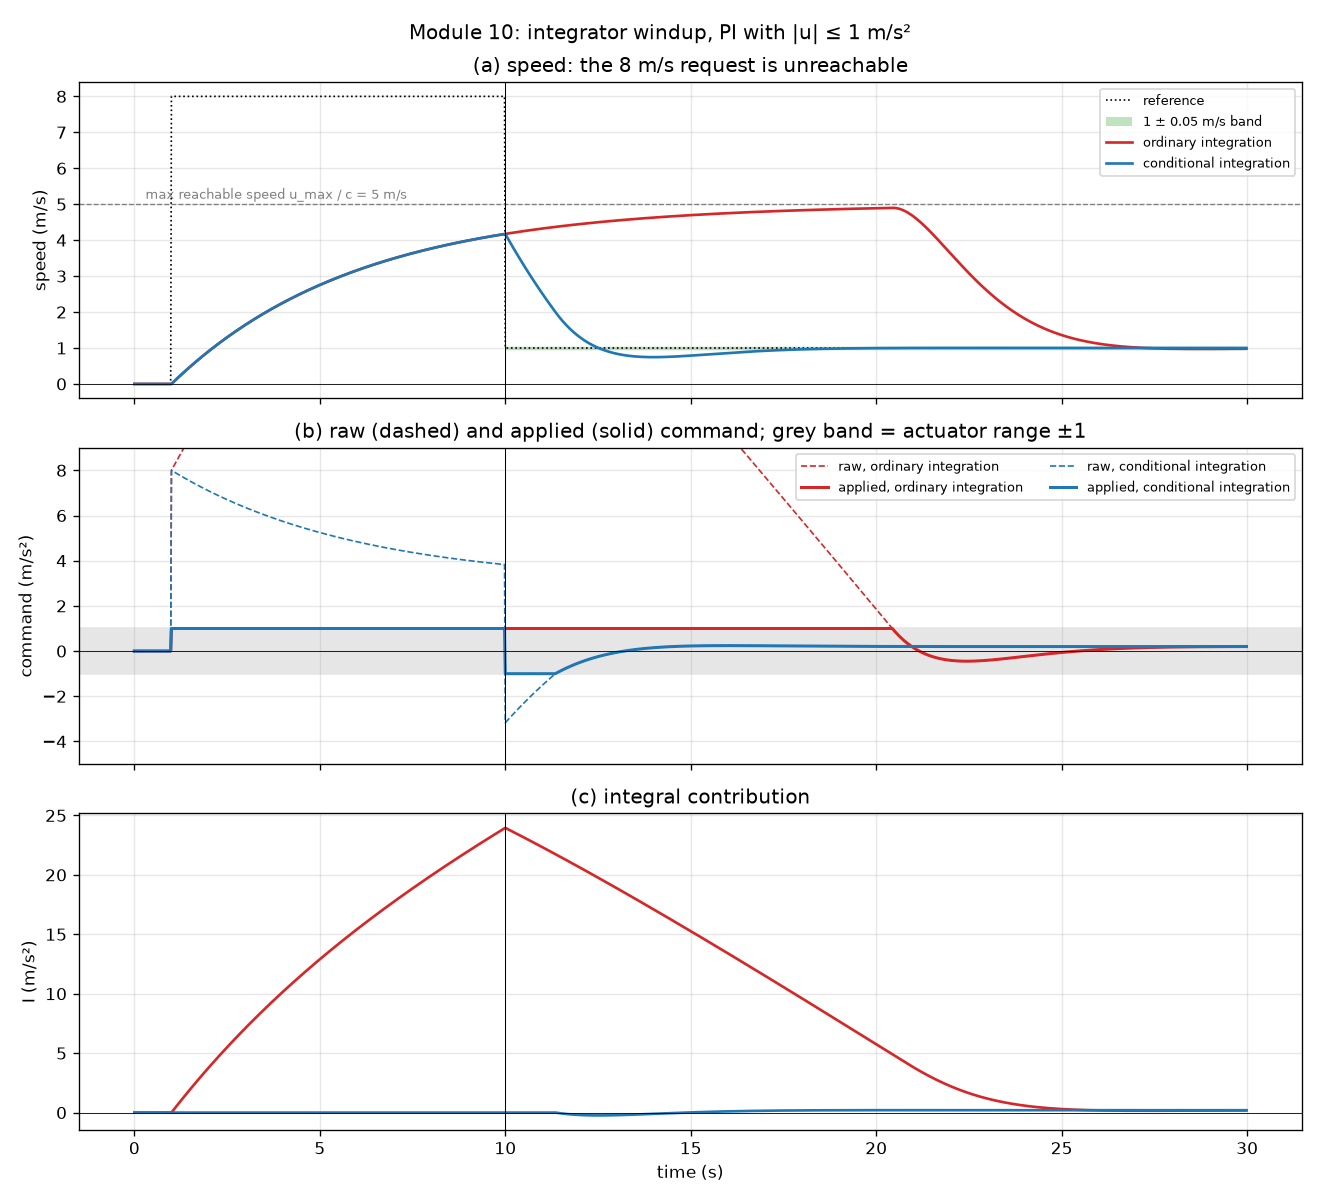

The Python source for this figure:
"""
Module 10, Part 3: integrator windup and conditional-integration anti-windup.

PI (Kp = 1, Ki = 0.5), no disturbance, |u| <= 1 m/s^2, reference
    r = 0 (t < 1), 8 m/s (1 <= t < 10), 1 m/s (t >= 10).
With u at its +1 limit the plant can only reach u_max / c = 5 m/s, so the 8 m/s request is
unreachable: the error stays >= 3 m/s, and ordinary integration keeps adding Ki h e every step.

Why that hurts at 10 s: the stored I is a command the controller "owes". When r drops to 1 m/s the
error becomes negative (about -4 m/s), so Kp e = -4, but I has grown to well over +4, so u_raw
stays POSITIVE and the vehicle keeps accelerating at full throttle for a while, even though it is
already 4 m/s too fast. Only after I has been integrated back down (slowly, at Ki e per second)
does the command reverse and braking start. The longer and harder the saturation, the longer the
delay: that is windup.

Conditional integration stops adding to I while u_raw is beyond u_max and e > 0, since that extra
integral has no effect on the applied command (it is clipped) and only builds up debt. I stays
near the value that was in use when the limit was hit, so when r drops, Kp e immediately pulls
u_raw negative and braking starts at once.
"""

from pathlib import Path

import matplotlib.pyplot as plt
import numpy as np

from pid_core import C_DRAG, GAINS, simulate, ticks, window

OUT_DIR = Path(__file__).resolve().parent
T_END = 30.0
U_LIM = 1.0
BAND = 0.05
RUNS = {"ordinary integration": False, "conditional integration": True}
COLORS = {"ordinary integration": "tab:red", "conditional integration": "tab:blue"}


def reference():
    k = np.arange(ticks(T_END))
    r = np.where(k >= ticks(10.0), 1.0, np.where(k >= ticks(1.0), 8.0, 0.0))
    return r, np.zeros_like(r)


def run_all():
    r, d = reference()
    return {name: simulate(GAINS["PI"], r, d, u_lim=U_LIM, anti_windup=aw) for name, aw in RUNS.items()}


def settle_time(log, t_drop=10.0, target=1.0, band=BAND):
    """Time after t_drop to enter and REMAIN within target +- band (true speed). None if not reached."""
    t, v = log["t"], log["v"]
    after = t >= t_drop - 1e-9
    outside = after & (np.abs(v - target) > band)
    if outside[-1]:
        return None
    last_out = np.nonzero(outside)[0]
    k = last_out[-1] + 1 if len(last_out) else np.nonzero(after)[0][0]
    return t[k] - t_drop


def metrics(log):
    t = log["t"]
    k10 = ticks(10.0)
    pos_cmd = np.nonzero((t >= 10.0 - 1e-9) & (log["u"] < 0))[0]
    return {"I_at_10": log["I"][k10], "v_at_10": log["v"][k10], "v_peak_after": np.max(log["v"][t >= 10]),
            "brake_delay": t[pos_cmd[0]] - 10.0 if len(pos_cmd) else None,
            "min_after": np.min(log["v"][t >= 10]), "settle": settle_time(log)}


def plot(logs, path):
    fig, axes = plt.subplots(3, 1, sharex=True, figsize=(11, 10))
    t = next(iter(logs.values()))["t"]
    axes[0].plot(t, next(iter(logs.values()))["r"], color="k", lw=1, ls=":", label="reference")
    axes[0].axhline(U_LIM / C_DRAG, color="tab:gray", lw=0.8, ls="--")
    axes[0].text(0.3, U_LIM / C_DRAG + 0.15, "max reachable speed u_max / c = 5 m/s", fontsize=8,
                 color="tab:gray")
    axes[0].fill_between(t, 1 - BAND, 1 + BAND, where=t >= 10, color="tab:green", alpha=0.3, lw=0,
                         label="1 ± 0.05 m/s band")
    for name, log in logs.items():
        c = COLORS[name]
        axes[0].plot(t, log["v"], color=c, lw=1.6, label=name)
        axes[1].plot(t, log["u_raw"], color=c, lw=1.0, ls="--", label=f"raw, {name}")
        axes[1].plot(t, log["u"], color=c, lw=1.8, label=f"applied, {name}")
        axes[2].plot(t, log["I"], color=c, lw=1.6, label=name)
    axes[1].axhspan(-U_LIM, U_LIM, color="0.9", zorder=0)
    axes[1].set_ylim(-5, 9)
    for ax in axes:
        ax.axvline(10, color="k", lw=0.6)
        ax.axhline(0, color="k", lw=0.5)
        ax.grid(alpha=0.3)
    axes[0].set_ylabel("speed (m/s)"); axes[0].set_title("(a) speed: the 8 m/s request is unreachable")
    axes[1].set_ylabel("command (m/s²)"); axes[1].set_title("(b) raw (dashed) and applied (solid) "
                                                             "command; grey band = actuator range ±1")
    axes[2].set_ylabel("I (m/s²)"); axes[2].set_title("(c) integral contribution")
    axes[2].set_xlabel("time (s)")
    axes[0].legend(loc="upper right", fontsize=8)
    axes[1].legend(loc="upper right", fontsize=8, ncol=2)
    fig.suptitle("Module 10: integrator windup, PI with |u| ≤ 1 m/s²")
    fig.tight_layout()
    fig.savefig(path, dpi=120)
    plt.close(fig)


def main():
    logs = run_all()
    print(f"{'run':<25}{'I at 10 s':>10}{'v at 10 s':>10}{'peak v >10s':>12}{'brake starts':>14}"
          f"{'min v >10s':>11}{'settle in 1+-0.05':>19}")
    for name, log in logs.items():
        m = metrics(log)
        settle = "not reached" if m["settle"] is None else f"{m['settle']:.2f} s"
        brake = "never" if m["brake_delay"] is None else f"+{m['brake_delay']:.2f} s"
        print(f"{name:<25}{m['I_at_10']:10.2f}{m['v_at_10']:10.3f}{m['v_peak_after']:12.3f}{brake:>14}"
              f"{m['min_after']:11.3f}{settle:>19}")
    path = OUT_DIR / "windup.png"
    plot(logs, path)
    print(f"Figure saved: {path.name}")


if __name__ == "__main__":
    main()
